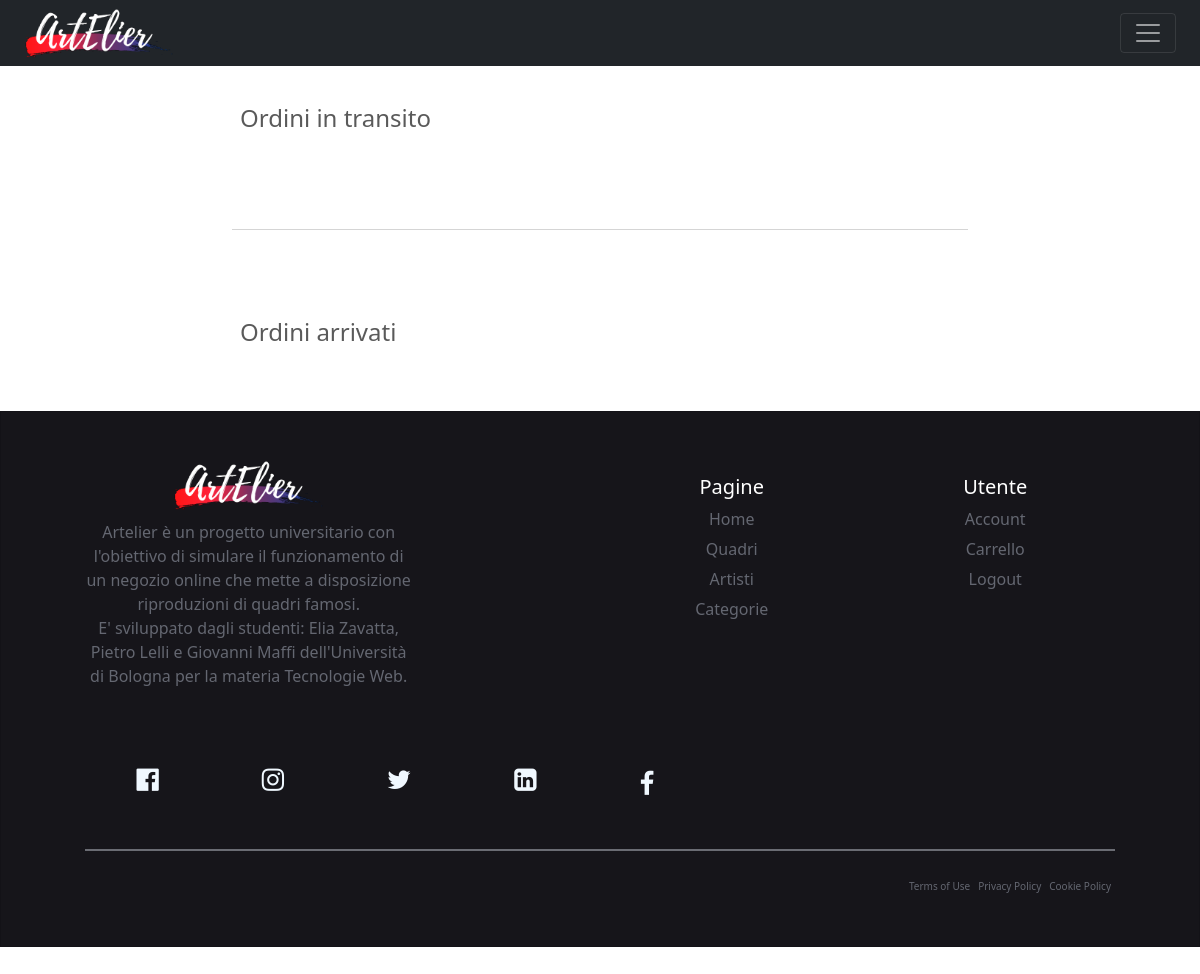
/Progetto/Php/archivio-Ordini.php (signed in), run on an earlier commit of the app's database.
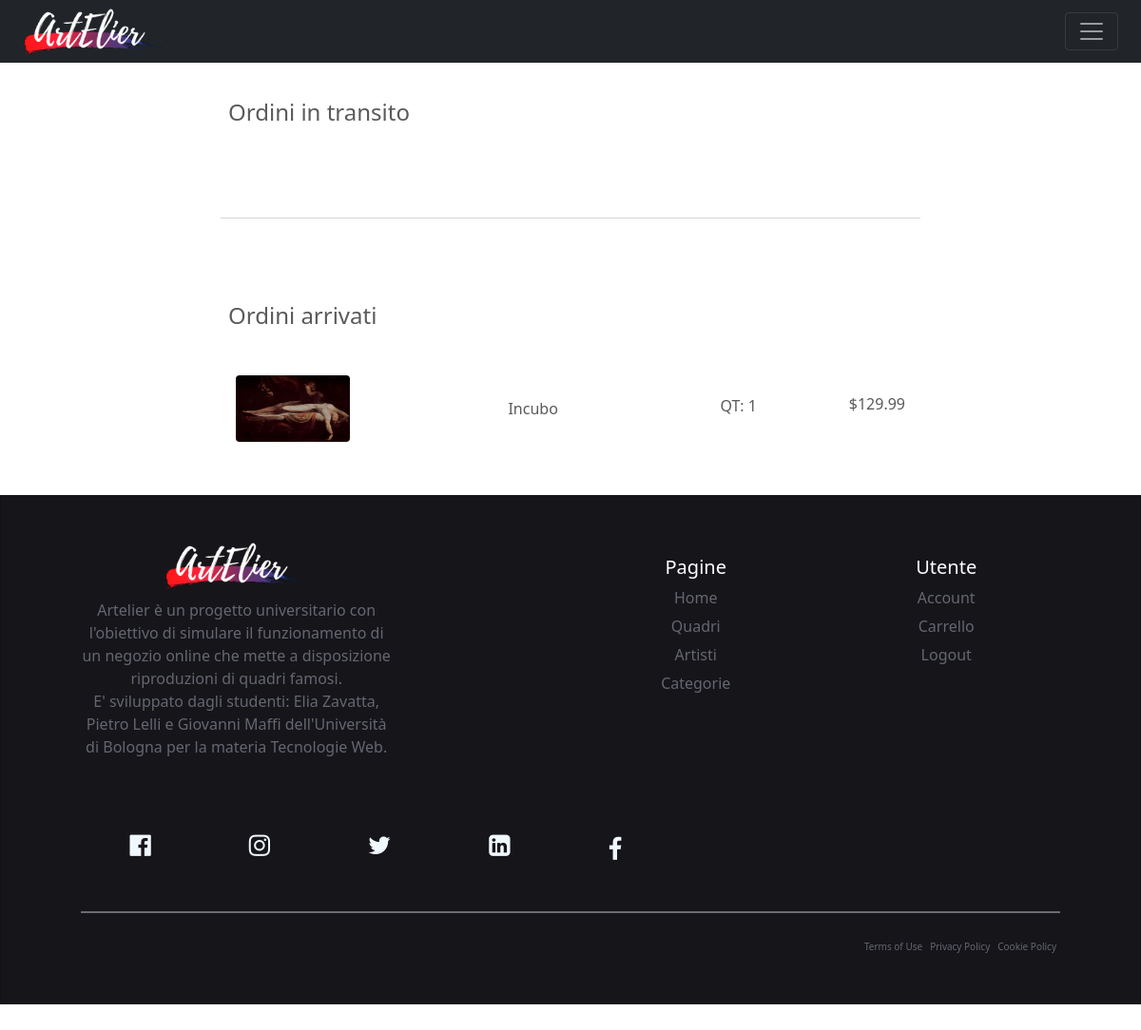
And on a later commit of the database.
### tables this page shows
CREATE TABLE Quadro_Ordinato(
    codQuadroOrdinato int  PRIMARY KEY  AUTO_INCREMENT,
	codOrdine int,
    titoloQuaOrd varchar(50),
    quantita int,
    FOREIGN KEY(codOrdine) REFERENCES Ordine(codOrdine),
    FOREIGN KEY(titoloQuaOrd) REFERENCES Quadro(titolo)
);

CREATE TABLE Quadro(
    titolo varchar(50) PRIMARY KEY,
    immagine varchar(500),
    dimensione varchar(20),
    artista varchar(50),
    nomeCorrArt varchar(50),
    prezzo float(7,2),
    descrizione varchar(500),
    eliminato tinyint(1),
    codQuadro int,
    quantità int,
    FOREIGN KEY(artista) REFERENCES Artista(cognome),
    FOREIGN KEY(nomeCorrArt) REFERENCES CorrenteArtistica(nomeCorrArt)
);

### Progetto/Php/archivio-Ordini.php (called while the page is built)
<?php
require_once 'bootstrap.php';
$templateParams["ordine"] = $dbh->getOrders($_SESSION["email"]);
$templateParams["ordiniArrivati"] = $dbh->getDeliveredOrders($_SESSION["email"]);
$templateParams["notifiche"] = $dbh->countNotifiche($_SESSION['email']);
require 'template/Ordini.php';
?>

### Progetto/Php/database.php (called while the page is built, shortened)
<?php
class DatabaseHelper{
    private $db;
    public function __construct($servername, $username, $password, $dbname, $port){
        $this->db = new mysqli($servername, $username, $password, $dbname, $port);
    }
    public function getOrders($email){
        $query ="SELECT quadro_ordinato.titoloQuaOrd, quadro_ordinato.quantita, quadro.immagine, quadro.prezzo, ordine.dataOrdine, ordine.dataConsegna FROM quadro_ordinato, quadro, utente, ordine WHERE quadro_ordinato.titoloQuaOrd = quadro.titolo AND quadro_ordinato.codOrdine = ordine.codOrdine AND ordine.email = utente.email AND ordine.arrivato = 0 AND utente.email = ?";
        $stmt = $this->db->prepare($query);
        $stmt->bind_param('s',$email);
        $stmt->execute();
        $result = $stmt->get_result();
        return $result->fetch_all(MYSQLI_ASSOC);
    }
    public function getDeliveredOrders($email){
        $query ="SELECT quadro_ordinato.titoloQuaOrd, quadro_ordinato.quantita, quadro.immagine, quadro.prezzo, ordine.dataOrdine, ordine.dataConsegna FROM quadro_ordinato, quadro, utente, ordine WHERE quadro_ordinato.titoloQuaOrd = quadro.titolo AND quadro_ordinato.codOrdine = ordine.codOrdine AND ordine.email = utente.email AND ordine.arrivato = 1 AND utente.email = ?";
        $stmt = $this->db->prepare($query);
        $stmt->bind_param('s',$email);
        $stmt->execute();
        $result = $stmt->get_result();
        return $result->fetch_all(MYSQLI_ASSOC);
    }
    public function countNotifiche($email){
        $query ="SELECT COUNT(*) AS num FROM notifica WHERE email=? AND visualizzato = 0";
        $stmt = $this->db->prepare($query);
        $stmt->bind_param('s',$email);
        $stmt->execute();
        $result = $stmt->get_result();
        return $result->fetch_all(MYSQLI_ASSOC);
    }
}
?>

### Progetto/Php/bootstrap.php (called while the page is built, shortened)
<?php
require_once("database.php");
$dbh = new DatabaseHelper("localhost", "root", "", "artelier",3306);
?>

### Progetto/Php/template/Ordini.php (the view, shortened to what the changed rows need)
<!doctype html>
<html lang="it">
  <head>
	<link href="https://cdn.jsdelivr.net/npm/bootstrap@5.1.3/dist/css/bootstrap.min.css" rel="stylesheet">
  <link rel="stylesheet" href="https://cdnjs.cloudflare.com/ajax/libs/font-awesome/4.7.0/css/font-awesome.min.css">
    <link href="../Css/Ordini.css" rel="stylesheet">
  </head>
  <body>
  <header>
      <div class="container-fluid" style="padding: 0px;">
        <div class="container mt-5 mb-5">
            <?php if($_SESSION["email"] == NULL):
            ?>
              <h3>DEVI EFFETTUARE IL LOGIN PER VISUALIZZARE GLI ORDINI</h3>
            <?php else: ?>
            <div class="d-flex justify-content-center row">
                <div class="col-md-8">
                    <?php foreach($templateParams["ordiniArrivati"] as $ordineArrivato): ?>
                    <div class="d-flex flex-row justify-content-between align-items-center p-2 bg-white mt-4 px-3 rounded">
                        <div class="mr-1"><img class="rounded" src="<?php echo UPLOAD_DIR.$ordineArrivato["immagine"] ?>" width="120" height="70"></div>
                        <div class="d-flex flex-column align-items-center product-details"><span class="font-weight-bold"><?php echo $ordineArrivato["titoloQuaOrd"] ?></span>
                        </div>
                        <div>
                            <h6 class="text-grey mt-1 mr-1 ml-1">&nbsp;QT: <?php echo $ordineArrivato["quantita"]?>&nbsp;</h6>
                        </div>
                        <div>
                            <h6 class="text-grey">$<?php echo $ordineArrivato["prezzo"] * $ordineArrivato["quantita"]?></h6>
                        </div>
                    </div>
                    <?php endforeach; ?>
                </div>
            </div>
            <?php endif;?>
        </div>
  </body>
</html>

What changed in the data, as far as the page shows it:
added quadro_ordinato: titoloQuaOrd.immagine (picture), titoloQuaOrd "Incubo", quantita "1", $ordineArrivato['prezzo']*$ordineArrivato['quantita'] "129.99"
